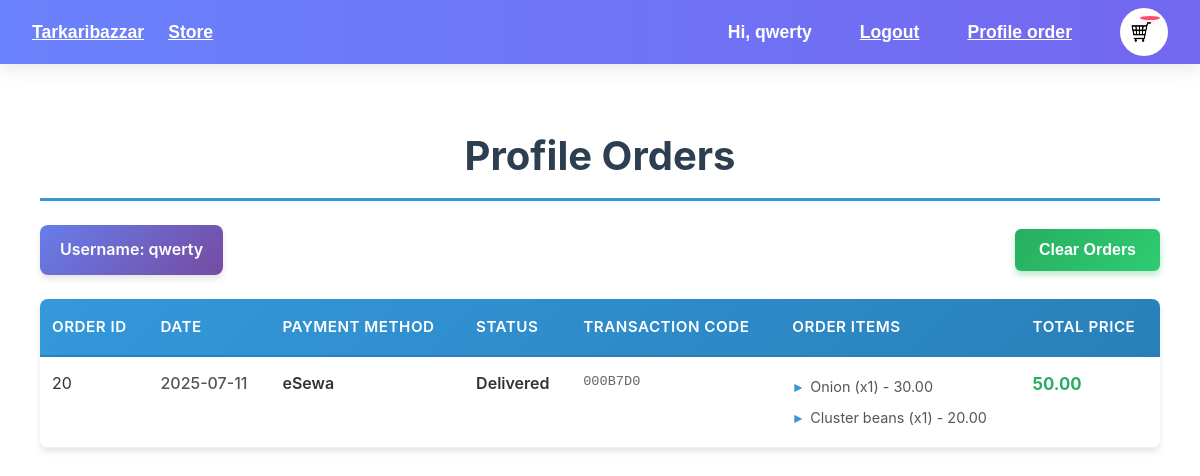
Screenshot of /profile/ (signed in) with the database file from the repository.
### store/models.py (models this page shows, shortened)
class Order(models.Model):
    customer = models.ForeignKey(Customer, on_delete=models.SET_NULL, blank=True, null=True)
    date_orderd = models.DateTimeField(auto_now_add=True)
    complete = models.BooleanField(default=False, null=True, blank=False)
    transaction_id = models.CharField(max_length=100, null=True, blank=True)
    ref_id = models.CharField(max_length=100, null=True, blank=True)
    payment_status = models.CharField(max_length=20, default='pending', choices=[
        ('pending', 'Pending'),
        ('processing', 'Processing'),
        ('shipped', 'Shipped'),
        ('delivered', 'Delivered'),
        ('completed', 'Completed'),
        ('failed', 'Failed'),
        ('cancelled', 'Cancelled'),
    ])
    payment_error = models.TextField(null=True, blank=True)
    esewa_payment_id = models.CharField(max_length=100, null=True, blank=True)
    esewa_merchant_id = models.CharField(max_length=100, null=True, blank=True)
    payment_method = models.CharField(max_length=20, default='esewa', choices=[
        ('esewa', 'eSewa'),
        ('cod', 'Cash on Delivery'),
    ])
    @property
    def get_cart_total(self):
        orderitems = self.orderitem_set.all()
        total = sum([item.get_total for item in orderitems])
        return total

class OrderItem(models.Model):
    product=models.ForeignKey(Product,on_delete=models.SET_NULL,blank=True,null=True)
    order=models.ForeignKey(Order,on_delete=models.SET_NULL,blank=True,null=True)
    quantity=models.IntegerField(default=0,null=True,blank=True)
    date_added=models.DateTimeField(auto_now_add=True)
    @property
    def get_total(self):
        if self.product is None:
            return 0
        total = self.product.price * self.quantity
        return total

class Product(models.Model):
    name= models.CharField(max_length=100, null=True)
    price = models.DecimalField(max_digits=10, decimal_places=2, default=0.00)
    digital=models.BooleanField(default=False, null=True, blank=False)
    image=models.ImageField(null=True,blank=True)

### store/views.py (the view)
# urls.py: path('profile/', views.profile, name='profile'),
@login_required
def profile(request):
    customer, _ = Customer.objects.get_or_create(user=request.user)
    orders = Order.objects.filter(customer=customer, complete=True).order_by('-date_orderd').prefetch_related('orderitem_set__product')
    return render(request, 'store/user/profile.html', {'orders': orders})

### store/templates/store/user/profile.html (shortened to what this page needs)
{% extends 'store/main.html' %}
{% block content %}
<div class="profile-orders">
  <h1>Profile Orders</h1>
  <div class="profile-header">
    <div class="username-display">Username: {{ user.username }}</div>
    {% if orders %}
      <form method="post" action="{% url 'clear_orders' %}" class="clear-orders-form">
        <button type="submit" class="clear-orders-btn">Clear Orders</button>
      </form>
    {% endif %}
  </div>
  {% if orders %}
    <table class="orders-table">
      <thead>
        <tr>
          <th>Order ID</th>
          <th>Date</th>
          <th>Payment Method</th>
          <th>Status</th>
          <th>Transaction Code</th>
          <th>Order Items</th>
          <th>Total Price</th>
        </tr>
      </thead>
      <tbody>
        {% for order in orders %}
        <tr>
          <td>{{ order.id }}</td>
          <td>{{ order.date_orderd|date:'Y-m-d' }}</td>
          <td>{{ order.get_payment_method_display }}</td>
          <td>{{ order.get_payment_status_display }}</td>
          <td>{{ order.transaction_id|default:'-' }}</td>
          <td>
            <ul class="order-items-list">
              {% for item in order.orderitem_set.all %}
                {% if item.product and item.quantity > 0 %}
                  <li>{{ item.product.name }} (x{{ item.quantity }}) - {{ item.get_total }}</li>
                {% endif %}
              {% empty %}
                <li>No items</li>
              {% endfor %}
            </ul>
          </td>
          <td>{{ order.get_cart_total }}</td>
        </tr>
        {% endfor %}
      </tbody>
    </table>
  {% else %}
    <div class="no-orders-message">
      <p>No orders found.</p>
    </div>
  {% endif %}
</div>
{% endblock content %}

### store/templates/store/main.html (shortened to what this page needs)
<!DOCTYPE html>
{% load static %}
<html lang="en">
<head>
    <link rel="stylesheet" href="{% static 'css/main.css' %}">
</head>
<body>
<nav class="navbar custom-navbar">
    <div class="navbar-left">
        <a class="navbar-brand" href="/">Tarkaribazzar</a>
        <a class="nav-link" href="/">Store</a>
    </div>
    <div class="navbar-right">
        {% if user.is_authenticated %}
            <span class="nav-link">Hi, {{ user.username }}</span>
            <a class="nav-link" href="{% url 'logout' %}">Logout</a>
            <a class="nav-link" href="{% url 'profile' %}">Profile order</a>
        {% else %}
            <a class="nav-link" href="{% url 'login' %}">Login as User</a>
            <a class="nav-link" href="/adminpanel/">Login as Admin</a>
        {% endif %}
        <a class="cart-circle" href="{% url 'cart' %}">
            <img id="cart-img" src="{% static 'css/images/cart.png' %}" alt="Shopping Cart" class="cart-icon">
            <span class="cart-badge">{{ cartItems }}</span>
        </a>
    </div>
</nav>
<div class="main-content">
    {% block content %}
    {% endblock content %}
</div>
</body>
</html>

### static/css/main.css (style rules this page uses)
* { margin: 0; padding: 0; box-sizing: border-box; }
body { font-family: 'Inter', 'Segoe UI', 'Roboto', Arial, sans-serif; background: #ffffff; min-height: 100vh; color: #333; line-height: 1.6; }
.navbar { background: linear-gradient(135deg, #667eea 0%, #764ba2 100%); padding: 15px 30px; display: flex; justify-content: space-between; align-items: center; box-shadow: 0 4px 20px rgba(0, 0, 0, 0.1); backdrop-filter: blur(10px); position: sticky; top: 0; z-index: 1000; transition: all 0.3s ease; }
.cart-icon { width: 24px; height: 24px; fill: white; margin-right: 8px; transition: transform 0.3s ease; }
.cart-badge { background: linear-gradient(135deg, #ff6b6b 0%, #ff8e8e 100%); color: white; border-radius: 50%; padding: 4px 8px; font-size: 12px; font-weight: bold; min-width: 20px; text-align: center; box-shadow: 0 2px 8px rgba(255, 107, 107, 0.3); animation: pulse 2s infinite; }
.main-content { padding: 40px 20px; max-width: 1400px; margin: 0 auto; }
.profile-orders { max-width: 1200px; margin: 0 auto; padding: 20px; font-family: -apple-system, BlinkMacSystemFont, 'Segoe UI', Roboto, Oxygen, Ubuntu, Cantarell, sans-serif; line-height: 1.6; color: #333; }
.profile-orders h1 { color: #2c3e50; margin-bottom: 24px; font-size: 2.5rem; font-weight: 700; text-align: center; border-bottom: 3px solid #3498db; padding-bottom: 10px; }
.profile-header { display: flex; justify-content: space-between; align-items: center; margin-bottom: 24px; flex-wrap: wrap; gap: 16px; }
.profile-orders .username-display { background: linear-gradient(135deg, #667eea 0%, #764ba2 100%); color: white; padding: 12px 20px; border-radius: 8px; font-weight: 600; box-shadow: 0 4px 6px rgba(0, 0, 0, 0.1); margin: 0; }
.clear-orders-form { margin: 0; }
.clear-orders-btn { background: linear-gradient(135deg, #27ae60, #2ecc71); color: white; border: none; padding: 12px 24px; border-radius: 6px; font-weight: 600; font-size: 1rem; cursor: pointer; transition: all 0.3s ease; box-shadow: 0 4px 6px rgba(39, 174, 96, 0.3); }
.orders-table { width: 100%; border-collapse: collapse; margin-bottom: 24px; background: white; border-radius: 8px; overflow: hidden; box-shadow: 0 4px 6px rgba(0, 0, 0, 0.1); }
.orders-table thead { background: linear-gradient(135deg, #3498db, #2980b9); color: white; }
.orders-table th { padding: 16px 12px; text-align: left; font-weight: 600; font-size: 0.95rem; text-transform: uppercase; letter-spacing: 0.5px; border-bottom: 2px solid #2980b9; }
.orders-table td { padding: 14px 12px; border-bottom: 1px solid #ecf0f1; vertical-align: top; }
.orders-table tbody tr { transition: background-color 0.3s ease; }
.order-items-list { margin: 0; padding-left: 18px; list-style-type: none; }
.order-items-list li { position: relative; padding: 4px 0; color: #555; font-size: 0.9rem; }
.order-items-list li:before { content: "▸"; color: #3498db; position: absolute; left: -16px; font-weight: bold; }
.order-items-list li:last-child { margin-bottom: 0; }
.orders-table td:nth-child(3), .orders-table td:nth-child(4) { font-weight: 600; }
.orders-table td:nth-child(5) { font-family: 'Courier New', monospace; font-size: 0.85rem; color: #666; }
.orders-table td:nth-child(7) { font-weight: 700; color: #27ae60; font-size: 1.05rem; }
.orders-table td:nth-child(2) { font-weight: 500; color: #555; }

### store/templates/store/main.html (style rules this page uses)
.custom-navbar { background: linear-gradient(90deg, #6a82fb 0%, #7367f0 100%); padding: 0.5rem 2rem; color: #fff; font-family: 'Montserrat', Arial, sans-serif; font-weight: 500; }
.custom-navbar .navbar-brand, .custom-navbar .nav-link, .custom-navbar .nav-item { color: #fff !important; font-weight: 600; font-size: 1.1em; }
.custom-navbar .nav-link { margin-left: 1.5rem; margin-right: 1.5rem; }
.custom-navbar .cart-circle { background: #fff; border-radius: 50%; width: 48px; height: 48px; display: flex; align-items: center; justify-content: center; position: relative; margin-left: 1.5rem; }
.custom-navbar .cart-icon { width: 28px; height: 28px; color: #333; }
.custom-navbar .cart-badge { position: absolute; top: 8px; right: 8px; background: #ff4d6d; color: #fff; border-radius: 50%; font-size: 0.8em; padding: 2px 7px; font-weight: bold; }
.custom-navbar .navbar-left { display: flex; align-items: center; }
.custom-navbar .navbar-right { display: flex; align-items: center; margin-left: auto; }

### rows the page displays
Order: id "20", date_orderd "2025-07-11", payment_method "eSewa", payment_status "Delivered", transaction_id "000B7D0", get_cart_total "50.00"
OrderItem: product.name "Onion", quantity "1", get_total "30.00"
OrderItem: product.name "Cluster beans", quantity "1", get_total "20.00"

### other values shown
{{ user.username }} "qwerty"
